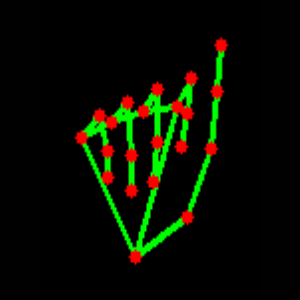
#> input picture Legacy/Data/A/augmented_image_120.png, 300 x 300 px
$ python -i dataCollection.py   (imports and definitions only)
#> lines starting #> are read from the running program, lines starting #| are printed output that depends on the picture; after the words box and inside, x2 and y2 are one past the last pixel; in counts of white or black regions, pixels touching at a corner belong together
#> further down, picture is the input picture: shape (300, 300, 3); mean B, G, R 0.3, 12.4, 7.8
import math
import os
import time
import cv2
import numpy as np
from cvzone.HandTrackingModule import HandDetector
from cvzone.SelfiSegmentationModule import SelfiSegmentation


def process_image(image):
    gray = cv2.cvtColor(image, cv2.COLOR_BGR2GRAY)
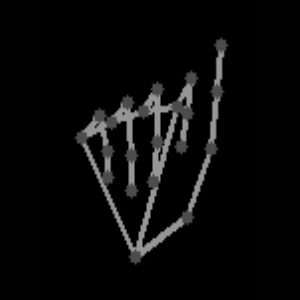
#> gray: shape (300, 300); min 0, max 150, mean 9.7
    _, thresholded = cv2.threshold(gray, 0, 255, cv2.THRESH_BINARY_INV + cv2.THRESH_OTSU)
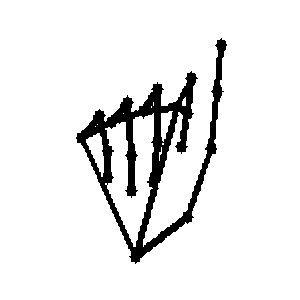
#> thresholded: shape (300, 300); 92.1% white; 1 black region, box (x1, y1, x2, y2) and area: (76, 38, 227, 264) 7120
    mask = cv2.bitwise_not(thresholded)
    modified_hand = cv2.bitwise_and(image, image, mask=mask)
    return modified_hand


def draw_landmark_lines(image, landmarks):
    # Create a blank image of the same size as the original image
    image_with_lines = np.zeros_like(image)

    # Define the connections between landmarks based on the rule
    connections = [(0, 1, 2, 3, 4),  # Thumb
                   (0, 5, 6, 7, 8),  # Index finger
                   (9, 10, 11, 12),  # Middle finger
                   (13, 14, 15, 16),  # Ring finger
                   (0, 17, 18, 19, 20), # Pinky finger
                   (5, 9, 13, 17)] # Other

    # Loop through the connections and draw lines
    for connection in connections:
        for i in range(len(connection) - 1):
            # Get the index of the current landmark
            index1 = connection[i]
            # Get the index of the next landmark
            index2 = connection[i + 1]

            # Get the coordinates of the current landmark
            x1, y1, _ = landmarks[index1]

            # Get the coordinates of the next landmark
            x2, y2, _ = landmarks[index2]

            # Draw a line between the current and next landmark
            cv2.line(image_with_lines, (x1, y1), (x2, y2), (0, 255, 0), 2)

        # Draw a circle at each landmark point
        for index in connection:
            # Get the coordinates of the landmark
            x, y, _ = landmarks[index]

            # Draw a circle at the landmark point
            cv2.circle(image_with_lines, (x, y), 3, (0, 0, 255), -1)

    return image_with_lines


# [59 lines not run here, left out]

>>> import cv2
>>> picture = cv2.imread('Data/A/augmented_image_120.png')
>>> result = process_image(picture)

$ run again, on Legacy/Data/A/augmented_image_15.png
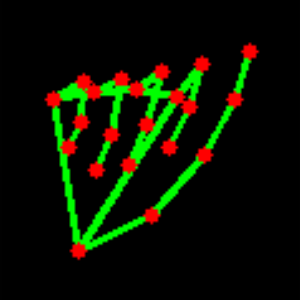
#> input picture Legacy/Data/A/augmented_image_15.png, 300 x 300 px
#> picture is the input picture: shape (300, 300, 3); mean B, G, R 0, 17.9, 10.9
#> in process_image, `_, thresholded = cv2.threshold(gray, 0, 255, cv2.THRESH_BINARY_INV + c..`:
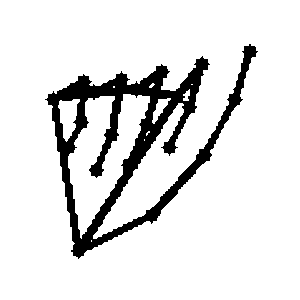
#> thresholded: shape (300, 300); 88.8% white; 1 black region, box (x1, y1, x2, y2) and area: (45, 44, 258, 259) 10113
#> in process_image, `modified_hand = cv2.bitwise_and(image, image, mask=mask)`:
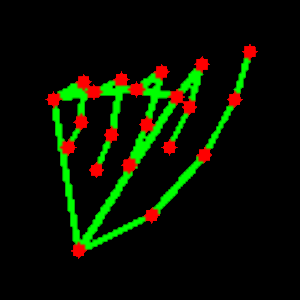
#> modified_hand: shape (300, 300, 3); mean B, G, R 0, 16.9, 9.2

$ run again, on Legacy/Data/A/augmented_image_165.png
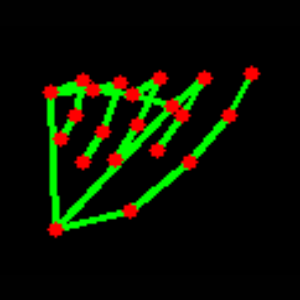
#> input picture Legacy/Data/A/augmented_image_165.png, 300 x 300 px
#> picture is the input picture: shape (300, 300, 3); mean B, G, R 0.2, 17, 10.1
#> in process_image, `_, thresholded = cv2.threshold(gray, 0, 255, cv2.THRESH_BINARY_INV + c..`:
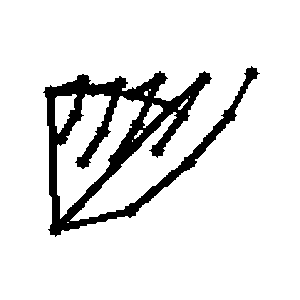
#> thresholded: shape (300, 300); 89.6% white; 1 black region, box (x1, y1, x2, y2) and area: (43, 66, 260, 237) 9403
#> in process_image, `modified_hand = cv2.bitwise_and(image, image, mask=mask)`:
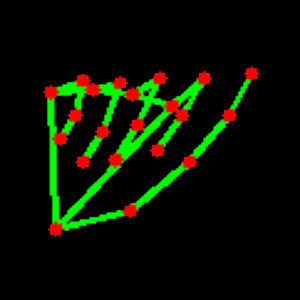
#> modified_hand: shape (300, 300, 3); mean B, G, R 0, 15.9, 8.4
